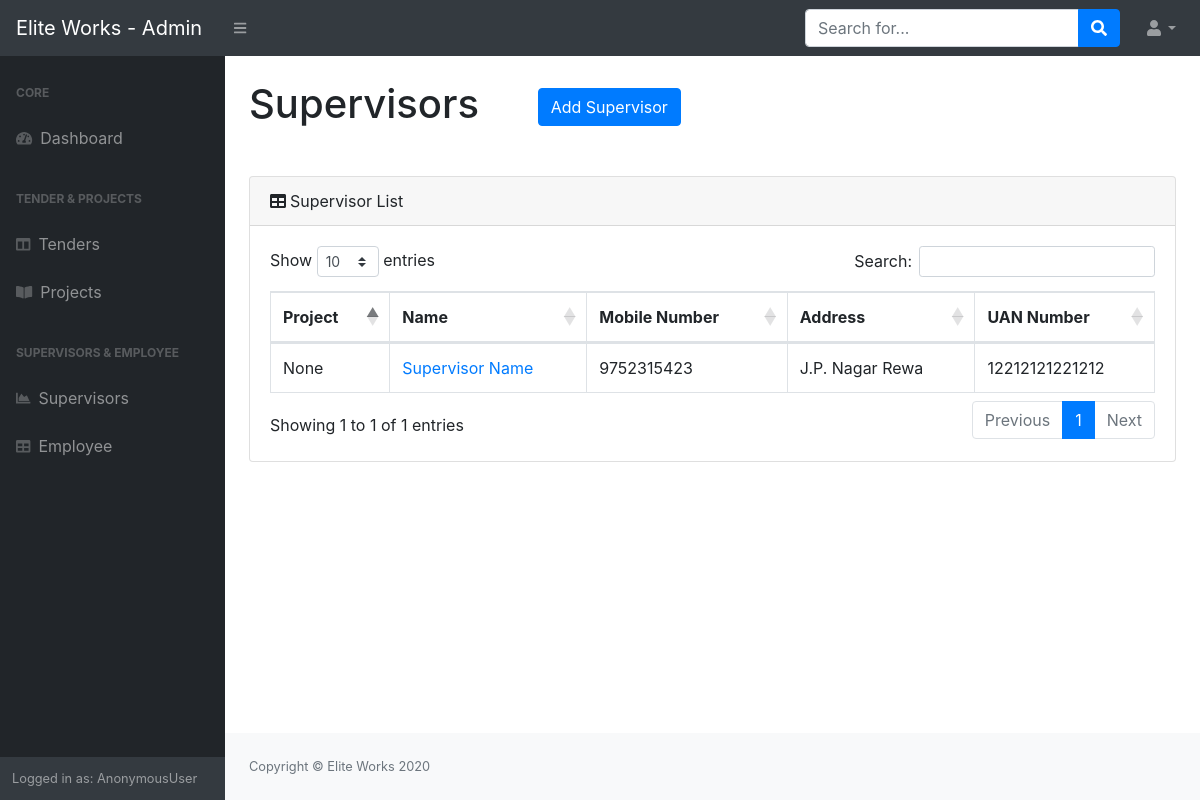
The app's page /supervisor/, older data.
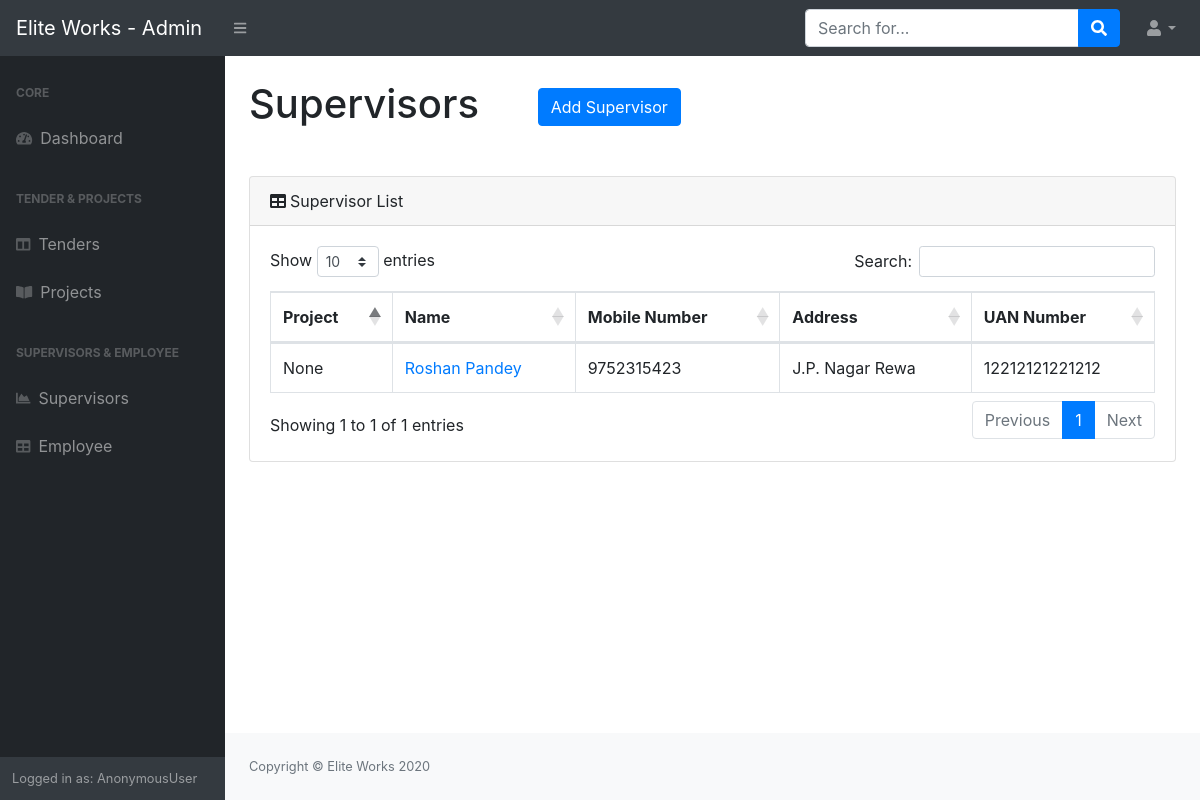
The same page, newer data.
### employee/models.py (models this page shows, shortened)
class SuperVisors(models.Model):
    project = models.OneToOneField(Projects,on_delete=models.CASCADE,null=True)
    username = models.CharField(max_length=50,blank=False)
    password = models.CharField(max_length=50,blank=False)
    name = models.CharField('Name', max_length=250,blank=False)
    image = models.ImageField('Image',upload_to='Supervisor_Images',blank=True)
    mobile_number = models.CharField('Mobile Number',max_length=15)
    alter_number = models.CharField('Alternate Number',max_length=15)
    address = models.CharField('Address',max_length=400)
    resume = models.FileField(upload_to='Resume')
    aadhar_number = models.CharField('Aadhar Number',max_length=20)
    aadhar_photo = models.ImageField('Aadhar Card Photo',upload_to='Aadhar_photo',blank=True)
    pan_number = models.CharField('PAN Number', max_length=20)
    pan_photo = models.ImageField('PAN Card Photo',upload_to='PAN_Photo',blank=True)
    highest_qual = models.CharField('Highest Qualifications',max_length=200)
    highest_qual_photo = models.ImageField('Proof of Highest Qualification',upload_to='Highest_Qualification',blank=True)
    ten_certi = models.ImageField('10th Certificate',upload_to='ten_certi',blank=True)
    twelve_certi = models.ImageField('12th Certificate',upload_to='twelve_certi',blank=True)
    tech_certificate_name = models.CharField('Technical Certificate Name',max_length=300)
    tech_certi = models.ImageField('Technical Certificate',upload_to='tech_certi',blank=True)
    UAN_number = models.CharField('UAN Number',max_length=200)
    is_employee = models.BooleanField('Employee')
    class Meta:
        verbose_name = 'Supervisors List'
        verbose_name_plural = 'Supervisors List'
        unique_together = ('project', 'username',)

### employee/views.py (the view)
# urls.py: path('supervisor/',emp_view.get_all_supervisor,name='all_supervisor'),
def get_all_supervisor(request):
    context = {
        'supervisors' : SuperVisors.objects.all()
    }
    return render(request,'employee/all_supervisor.html',context)
    pass

### employee/templates/employee/all_supervisor.html (shortened to what the changed rows need)
{% load static %}
<!DOCTYPE html>
<html lang="en">
    <head>
        <link href="{% static 'projects/css/styles.css' %}" rel="stylesheet" />
        <link href="https://cdn.datatables.net/1.10.20/css/dataTables.bootstrap4.min.css" rel="stylesheet" />
    </head>
    <body class="sb-nav-fixed">
        <div id="layoutSidenav">
            <div id="layoutSidenav_content">
                <main>
                    <div class="container-fluid">
                        <h1 class="mt-4 mb-5 mr-5">Supervisors <a href="/create_supervisor/"><button type="button" class=" ml-5 btn btn-primary">Add Supervisor</button></a></h1>
                        <div class="card mb-4">
                            <div class="card-body">
                                <div class="table-responsive">
                                    <table class="table table-bordered" id="dataTable" width="100%" cellspacing="0">
                                        <thead>
                                            <tr>
                                                <th>Project</th>
                                                <th>Name</th>
                                                <th>Mobile Number</th>
                                                <th>Address</th>
                                                <th>UAN Number</th>
                                            </tr>
                                        </thead>
                                        <tbody>
                                            {%for super in supervisors%}
                                            <tr>
                                                <td>{{super.project}}</td>
                                                <td><a href="{{super.id}}">{{super.name}}</a></td>
                                                <td>{{super.mobile_number}}</td>
                                                <td>{{super.address}}</td>
                                                <td>{{super.UAN_number}}</td>
                                            </tr>
                                            {%endfor%}
                                        </tbody>
                                    </table>
                                </div>
                            </div>
                        </div>
                    </div>
                </main>
            </div>
        </div>
    </body>
</html>

Row changes from the older to the newer data that the page shows:
changed SuperVisors "None": name "Supervisor Name" → "Roshan Pandey"
